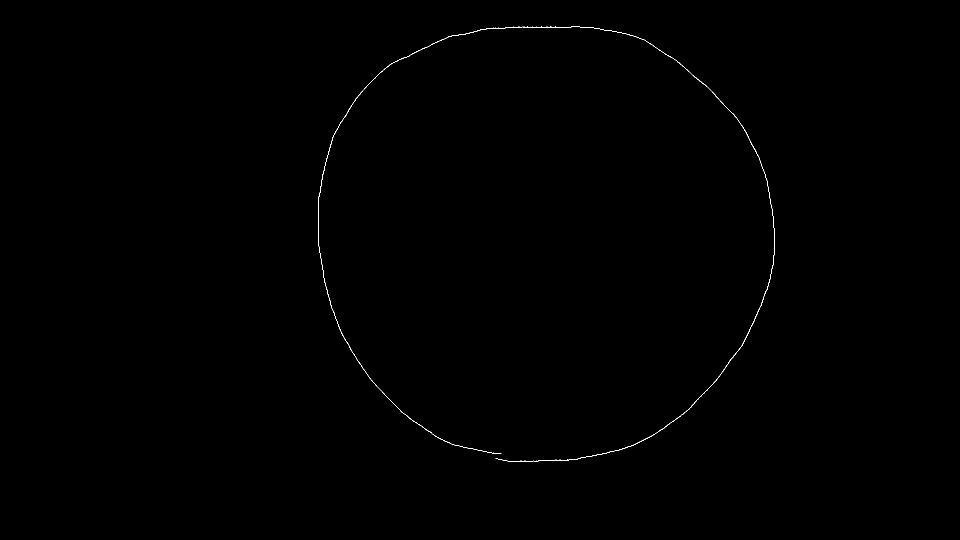
%> input picture 1119第二次實驗(課程三)/coursepathreader/5073076857339904.tif, 1920 x 1080 px (shown at 1/2 size); its folder holds only this picture in this run
$ octave cut_fft2_number.m   (GNU Octave 9; MATLAB toolbox functions it lacks are replaced by stand-ins)
%> lines starting %> are read from the running program, lines starting %| are printed output that depends on the picture; in (x1, y1, x2, y2) boxes, pixels count from 0 and x2, y2 are one past the last pixel; in counts of white or black regions, pixels touching at a corner belong together; the program's own positions count from 1
clc;
clear;
close all;
add_temp=1;
row_size=4
col_size=6
for fft_size_runtimes=1:1:8
Bounding_box=700;
sight_like_one=4;
sight_like_two=1;
sight_like_three=3;
allFile = dir('*.tif');
for k=1:1:length(allFile)
    pic=imread(allFile(k).name);%對每一張tif圖片做處理
%> pic is the input picture: size 1080x1920 uint8; 0.15% white in thin lines or dots, all inside (x1, y1, x2, y2) = (636, 53, 1549, 923)
    pic=pic>0;                  %pic中點大於0的話就是ture,給1
    [x,y]=find(pic);            %找出矩陣X中的所有非零元素，並將這些元素的索引值填到[x,y]
%> x = 3120 values from 54 to 923; y = 3120 values from 637 to 1549
    rtmap=zeros(Bounding_box);  %製造一個空白的矩陣
    xminimum=min(x);            %x取最小座標
%> xminimum = 54
    yminimum=min(y);            %y取最小座標
%> yminimum = 637
    xmaximum=max(x);            %x取最大座標
%> xmaximum = 923
    ymaximum=max(y);            %y取最大座標
%> ymaximum = 1549
    x=x-xminimum+1;               %所有座標減去最小值,讓圖片可貼在(1,1)上
%> x = 3120 values, max 870 at index 1399, min 1 at index 1421, mean 428.1
    y=y-yminimum+1;               %所有座標減去最小值,讓圖片可貼在(1,1)上
%> y = 3120 values from 1 to 913
    x_magnification=(Bounding_box-2)/(xmaximum-xminimum); %看ｘ要放大多少倍 -2是為了怕ceil往上加一
%> x_magnification = 0.803
    y_magnification=(Bounding_box-2)/(ymaximum-yminimum); %看ｙ要放大多少倍
%> y_magnification = 0.765
    x_magnify=floor(x*x_magnification);    %放大ｘ   用ceil是怕floor座標會有0值
%> x_magnify = 3120 values, max 698 at index 1389, min 0 at index 1421, mean 343.3
    y_magnify =floor(y*y_magnification);   %放大ｙ
%> y_magnify = 3120 values from 0 to 698

    %figure,plot(y_magnify,-x_magnify,'x'),axis equal,axis tight     %show出ｐｌｏｔ

    for j=1:1:length(x_magnify)            %把相對應X,Y軸寫進rtmap裡,以便做二維傅立葉
        if(x_magnify(j,1)==0&&y_magnify(j,1)~=0)
            x_magnify(j,1)=1;
            rtmap(x_magnify(j,1),y_magnify(j,1))=1;
        end

        if(x_magnify(j,1)~=0&&y_magnify(j,1)==0)
            y_magnify(j,1)=1;
            rtmap(x_magnify(j,1),y_magnify(j,1))=1;
        end
        if(x_magnify(j,1)~=0&&y_magnify(j,1)~=0)
            rtmap(x_magnify(j,1),y_magnify(j,1))=1;
        end
    end
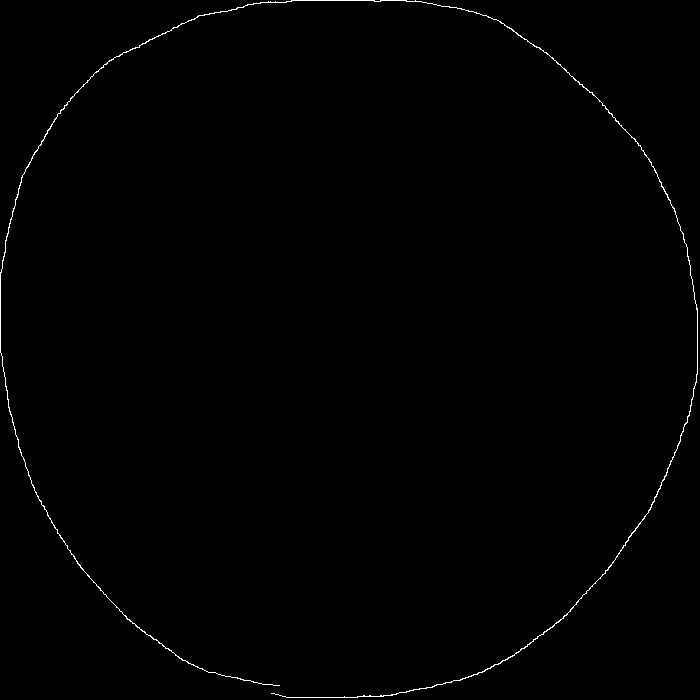
%> rtmap: size 700x700 double; values 0 (black) and 1 (white), 0.51% white in thin lines or dots
%> after the loop, x_magnify = 3120 values, max 698 at index 1389, min 1 at index 1402, mean 343.3; y_magnify = 3120 values from 1 to 698
    %subplot(3,3,k),imshow(rtmap)     %show出放入空白矩陣圖片
    fmapq{k}=abs(fft2(rtmap));
    %figure,subplot(3,3,k),imshow(abs(log(abs(fmapq{i}))),[],'notruesize'),title('fft2');
    fmapq{k}= fmapq{k}/ fmapq{k}(1,1);
    fmapq{k}(1,1)=0;
    if(row_size<=700 && col_size<=700)
        fmapq{k}= fmapq{k}(1:row_size,1:col_size);
    else
        fmapq{k}= fmapq{k}(1:Bounding_box,1:Bounding_box);
    end
end

originpic=9;%原圖
if(row_size<=700 && col_size<=700)
%figure,
for picnum=1:1:originpic-1
       sum=0;
    for i=1:1:row_size
        for j=1:1:col_size
%> (the run ends here)

$ run again, on 1119第二次實驗(課程三)/coursepathreader/5720929187397632.tif
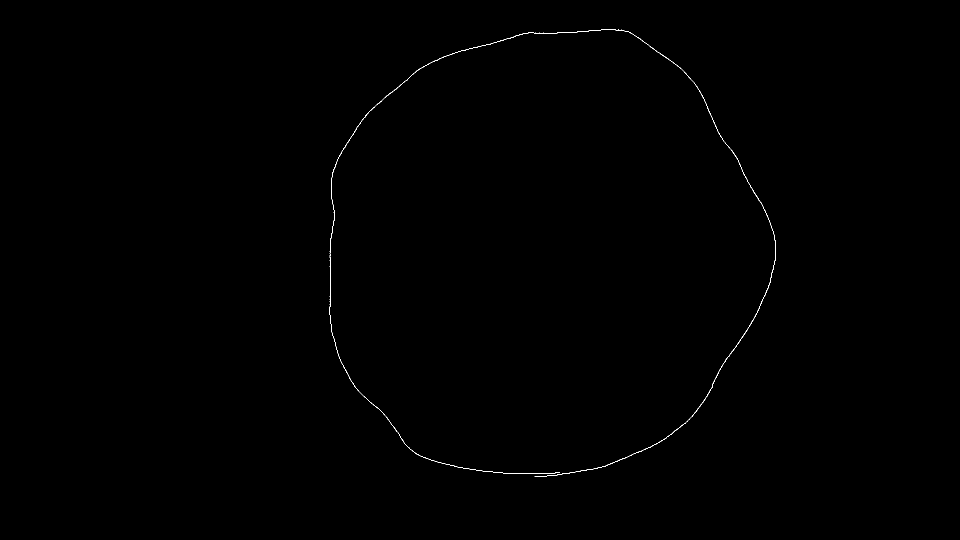
%> input picture 1119第二次實驗(課程三)/coursepathreader/5720929187397632.tif, 1920 x 1080 px (shown at 1/2 size)
%> pic is the input picture: size 1080x1920 uint8; 0.15% white in thin lines or dots, all inside (x1, y1, x2, y2) = (659, 58, 1552, 954)
%> `[x,y]=find(pic);`: x = 3163 values from 59 to 954; y = 3163 values from 660 to 1552
%> xminimum = 59
%> yminimum = 660
%> xmaximum = 954
%> ymaximum = 1552
%> `x=x-xminimum+1;`: x = 3163 values, max 896 at index 1482, min 1 at index 1845, mean 457.5
%> `y=y-yminimum+1;`: y = 3163 values from 1 to 893
%> x_magnification = 0.78
%> y_magnification = 0.783
%> `x_magnify=floor(x*x_magnification);`: x_magnify = 3163 values, max 698 at index 1482, min 0 at index 1845, mean 356.3
%> `y_magnify =floor(y*y_magnification);`: y_magnify = 3163 values from 0 to 698
%> after the loop `for j=1:1:length(x_magnify)`:
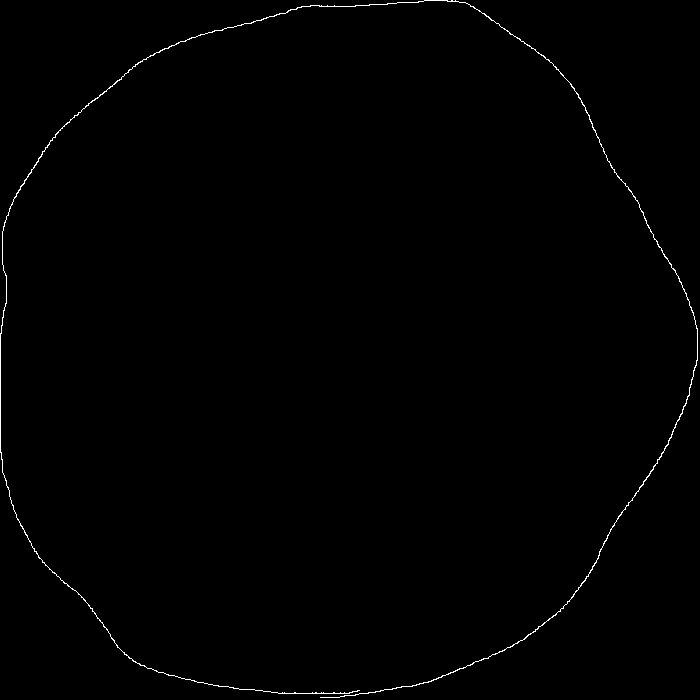
%> rtmap: size 700x700 double; values 0 (black) and 1 (white), 0.52% white in thin lines or dots
%> after the loop `for j=1:1:length(x_magnify)`: x_magnify = 3163 values, max 698 at index 1482, min 1 at index 1830, mean 356.3; y_magnify = 3163 values from 1 to 698

$ run again, on 1119第二次實驗(課程三)/coursepathreader/5739719937753088.tif
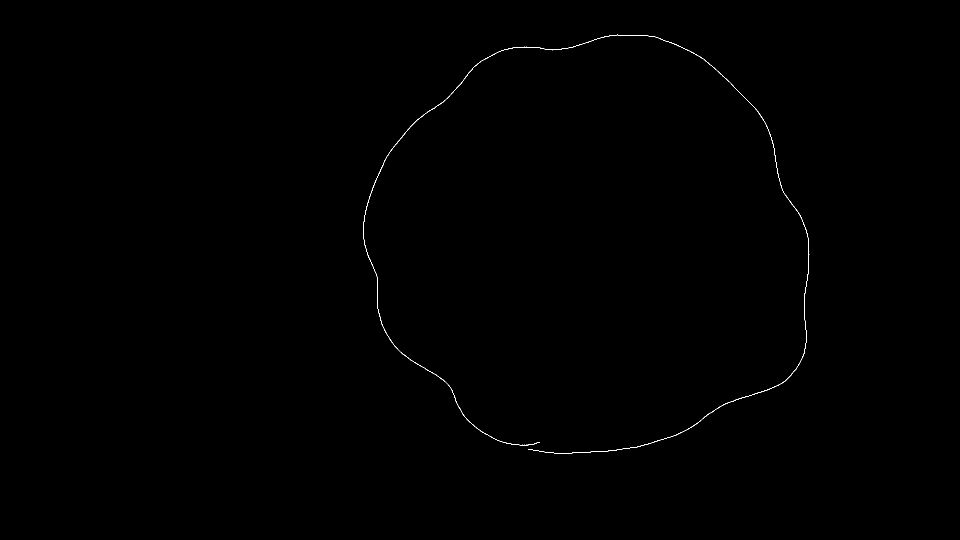
%> input picture 1119第二次實驗(課程三)/coursepathreader/5739719937753088.tif, 1920 x 1080 px (shown at 1/2 size)
%> pic is the input picture: size 1080x1920 uint8; 0.15% white in thin lines or dots, all inside (x1, y1, x2, y2) = (726, 69, 1619, 908)
%> `[x,y]=find(pic);`: x = 3062 values from 70 to 908; y = 3062 values from 727 to 1619
%> xminimum = 70
%> yminimum = 727
%> xmaximum = 908
%> ymaximum = 1619
%> `x=x-xminimum+1;`: x = 3062 values, max 839 at index 1431, min 1 at index 1669, mean 430.9
%> `y=y-yminimum+1;`: y = 3062 values from 1 to 893
%> x_magnification = 0.833
%> y_magnification = 0.783
%> `x_magnify=floor(x*x_magnification);`: x_magnify = 3062 values, max 698 at index 1395, min 0 at index 1669, mean 358.4
%> `y_magnify =floor(y*y_magnification);`: y_magnify = 3062 values from 0 to 698
%> after the loop `for j=1:1:length(x_magnify)`:
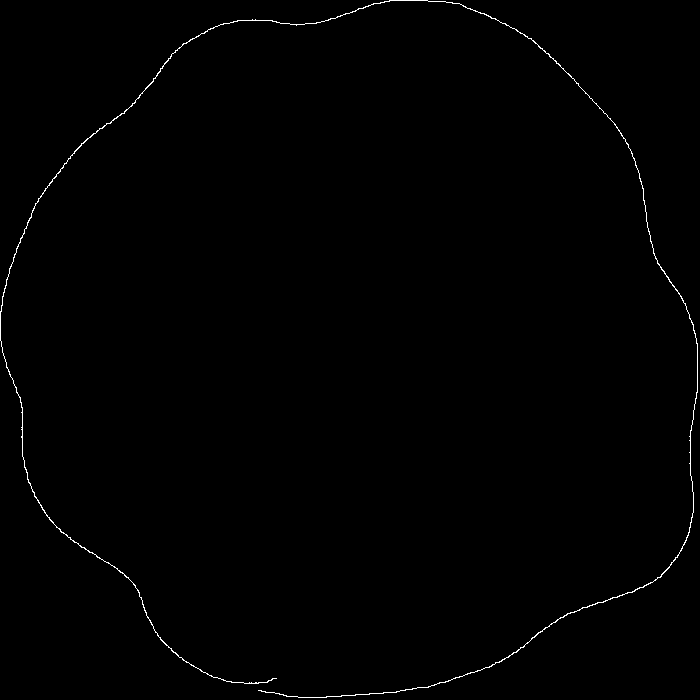
%> rtmap: size 700x700 double; values 0 (black) and 1 (white), 0.52% white in thin lines or dots
%> after the loop `for j=1:1:length(x_magnify)`: x_magnify = 3062 values, max 698 at index 1395, min 1 at index 1647, mean 358.4; y_magnify = 3062 values from 1 to 698

$ run again, on 1119第二次實驗(課程三)/coursepathreader/5747610597982208.tif
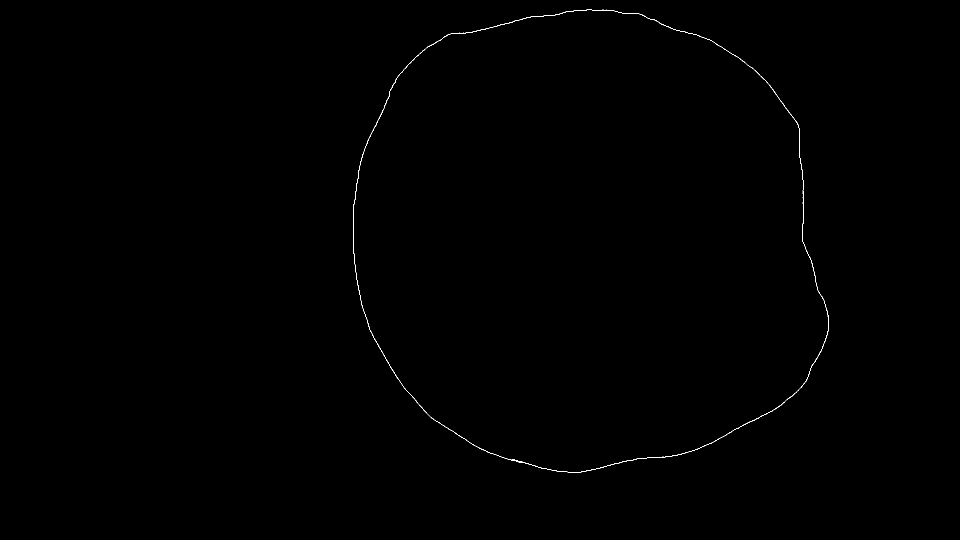
%> input picture 1119第二次實驗(課程三)/coursepathreader/5747610597982208.tif, 1920 x 1080 px (shown at 1/2 size)
%> pic is the input picture: size 1080x1920 uint8; 0.16% white in thin lines or dots, all inside (x1, y1, x2, y2) = (706, 19, 1658, 945)
%> `[x,y]=find(pic);`: x = 3348 values from 20 to 945; y = 3348 values from 707 to 1658
%> xminimum = 20
%> yminimum = 707
%> xmaximum = 945
%> ymaximum = 1658
%> `x=x-xminimum+1;`: x = 3348 values, max 926 at index 1589, min 1 at index 1669, mean 463.9
%> `y=y-yminimum+1;`: y = 3348 values from 1 to 952
%> x_magnification = 0.755
%> y_magnification = 0.734
%> `x_magnify=floor(x*x_magnification);`: x_magnify = 3348 values, max 698 at index 1554, min 0 at index 1669, mean 349.5
%> `y_magnify =floor(y*y_magnification);`: y_magnify = 3348 values from 0 to 698
%> after the loop `for j=1:1:length(x_magnify)`:
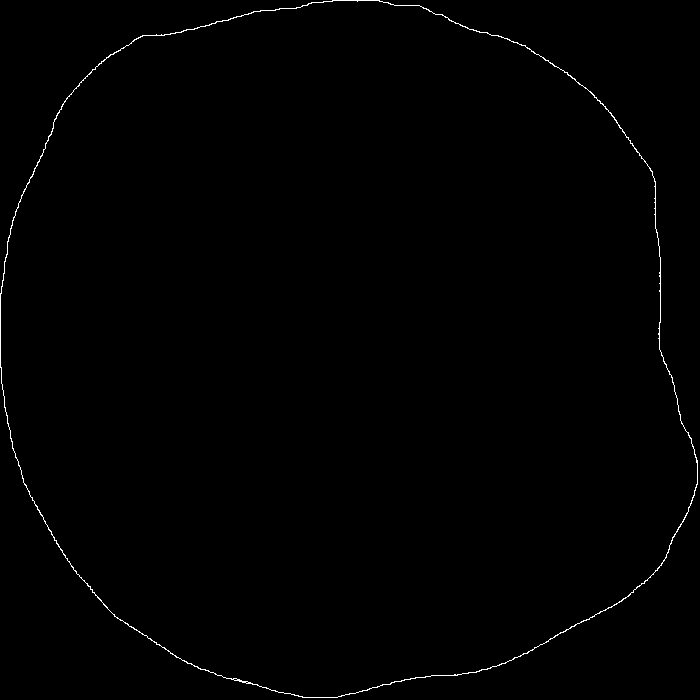
%> rtmap: size 700x700 double; values 0 (black) and 1 (white), 0.52% white in thin lines or dots
%> after the loop `for j=1:1:length(x_magnify)`: x_magnify = 3348 values, max 698 at index 1554, min 1 at index 1640, mean 349.6; y_magnify = 3348 values from 1 to 698

$ run again, on 1119第二次實驗(課程三)/coursepathreader/5092919069376512.tif
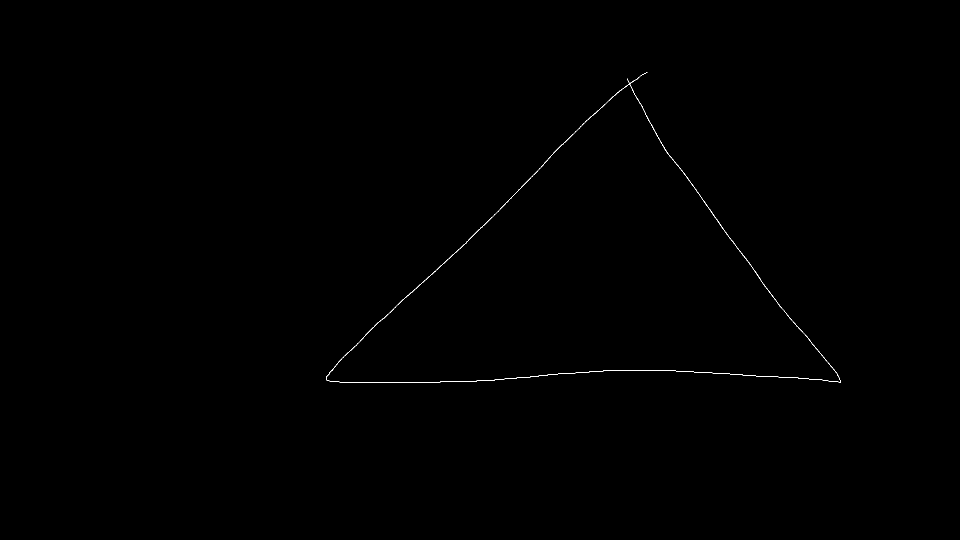
%> input picture 1119第二次實驗(課程三)/coursepathreader/5092919069376512.tif, 1920 x 1080 px (shown at 1/2 size)
%> pic is the input picture: size 1080x1920 uint8; 0.14% white in thin lines or dots, all inside (x1, y1, x2, y2) = (652, 145, 1682, 766)
%> `[x,y]=find(pic);`: x = 2962 values from 146 to 766; y = 2962 values from 653 to 1682
%> xminimum = 146
%> yminimum = 653
%> xmaximum = 766
%> ymaximum = 1682
%> `x=x-xminimum+1;`: x = 2962 values, max 621 at index 129, min 1 at index 1806, mean 421.1
%> `y=y-yminimum+1;`: y = 2962 values from 1 to 1030
%> x_magnification = 1.13
%> y_magnification = 0.678
%> x_magnify = 2962 values, max 699 at index 129, min 1 at index 1806, mean 473.6
%> `y_magnify =floor(y*y_magnification);`: y_magnify = 2962 values from 0 to 698
%> after the loop `for j=1:1:length(x_magnify)`:
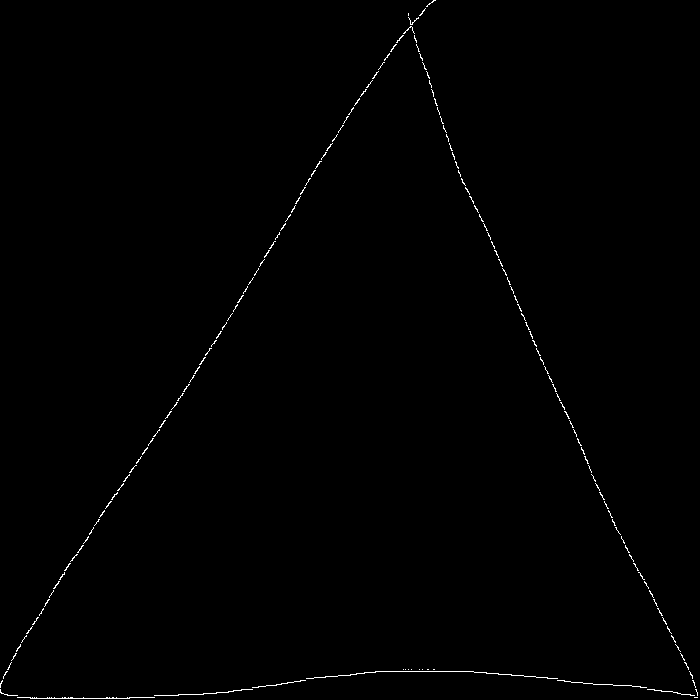
%> rtmap: size 700x700 double; values 0 (black) and 1 (white), 0.5% white in thin lines or dots
%> after the loop `for j=1:1:length(x_magnify)`: y_magnify = 2962 values from 1 to 698
